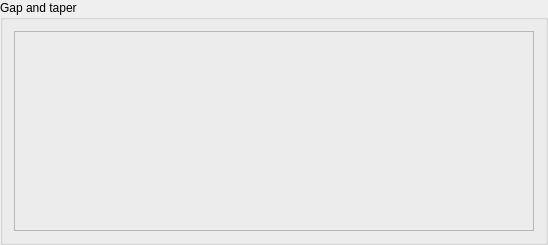
     <widget class="QGroupBox" name="groupBox_6">
      <property name="title">
       <string>Gap and taper</string>
      </property>
      <layout class="QGridLayout" name="gridLayout_8">
       <item row="0" column="0">
        <widget class="QFrame" name="frame">
         <property name="minimumSize">
          <size>
           <width>520</width>
           <height>200</height>
          </size>
         </property>
         <property name="maximumSize">
          <size>
           <width>520</width>
           <height>200</height>
          </size>
         </property>
         <property name="frameShape">
          <enum>QFrame::StyledPanel</enum>
         </property>
         <property name="frameShadow">
          <enum>QFrame::Raised</enum>
         </property>
         <widget class="QCaShapePlugin" name="qcashapeplugin_3">
          <property name="geometry">
           <rect>
            <x>10</x>
            <y>20</y>
            <width>501</width>
            <height>81</height>
           </rect>
          </property>
          <property name="sizePolicy">
           <sizepolicy hsizetype="Fixed" vsizetype="Fixed">
            <horstretch>0</horstretch>
            <verstretch>0</verstretch>
           </sizepolicy>
          </property>
          <property name="variable1" stdset="0">
           <string>rhyderaHost:aiStatic2</string>
          </property>
          <property name="variable2" stdset="0">
           <string>rhyderaHost:aiStatic1</string>
          </property>
          <property name="animation1" stdset="0">
           <enum>QCaShapePlugin::Rotation</enum>
          </property>
          <property name="animation2" stdset="0">
           <enum>QCaShapePlugin::Y</enum>
          </property>
          <property name="animation5" stdset="0">
           <enum>QCaShapePlugin::X</enum>
          </property>
          <property name="scale1" stdset="0">
           <double>0.050000000000000</double>
          </property>
          <property name="scale2" stdset="0">
           <double>-0.500000000000000</double>
          </property>
          <property name="offset1" stdset="0">
           <double>0.000000000000000</double>
          </property>
          <property name="shape" stdset="0">
           <enum>QCaShapePlugin::Rect</enum>
          </property>
          <property name="originTranslation" stdset="0">
           <point>
            <x>-250</x>
            <y>-75</y>
           </point>
          </property>
          <property name="point1" stdset="0">
           <point>
            <x>-250</x>
            <y>0</y>
           </point>
          </property>
          <property name="point2" stdset="0">
           <point>
            <x>500</x>
            <y>-20</y>
           </point>
          </property>
          <property name="color1" stdset="0">
           <color>
            <red>158</red>
            <green>166</green>
            <blue>200</blue>
           </color>
          </property>
         </widget>
         <widget class="QCaShapePlugin" name="qcashapeplugin_4">
          <property name="geometry">
           <rect>
            <x>10</x>
            <y>100</y>
            <width>501</width>
            <height>81</height>
           </rect>
          </property>
          <property name="sizePolicy">
           <sizepolicy hsizetype="Fixed" vsizetype="Fixed">
            <horstretch>0</horstretch>
            <verstretch>0</verstretch>
           </sizepolicy>
          </property>
          <property name="variable1" stdset="0">
           <string>rhyderaHost:aiStatic2</string>
          </property>
          <property name="variable2" stdset="0">
           <string>rhyderaHost:aiStatic1</string>
          </property>
          <property name="animation1" stdset="0">
           <enum>QCaShapePlugin::Rotation</enum>
          </property>
          <property name="animation2" stdset="0">
           <enum>QCaShapePlugin::Y</enum>
          </property>
          <property name="scale1" stdset="0">
           <double>-0.050000000000000</double>
          </property>
          <property name="scale2" stdset="0">
           <double>0.500000000000000</double>
          </property>
          <property name="offset1" stdset="0">
           <double>0.000000000000000</double>
          </property>
          <property name="shape" stdset="0">
           <enum>QCaShapePlugin::Rect</enum>
          </property>
          <property name="originTranslation" stdset="0">
           <point>
            <x>-250</x>
            <y>-5</y>
           </point>
          </property>
          <property name="point1" stdset="0">
           <point>
            <x>-250</x>
            <y>0</y>
           </point>
          </property>
          <property name="point2" stdset="0">
           <point>
            <x>500</x>
            <y>20</y>
           </point>
          </property>
          <property name="color1" stdset="0">
           <color>
            <red>158</red>
            <green>166</green>
            <blue>200</blue>
           </color>
          </property>
         </widget>
         <widget class="QCaShapePlugin" name="qcashapeplugin_2">
          <property name="geometry">
           <rect>
            <x>10</x>
            <y>96</y>
            <width>501</width>
            <height>9</height>
           </rect>
          </property>
          <property name="variable1" stdset="0">
           <string>rhyderaHost:aiStatic3</string>
          </property>
          <property name="animation1" stdset="0">
           <enum>QCaShapePlugin::Transperency</enum>
          </property>
          <property name="scale1" stdset="0">
           <double>1.000000000000000</double>
          </property>
          <property name="offset1" stdset="0">
           <double>0.000000000000000</double>
          </property>
          <property name="shape" stdset="0">
           <enum>QCaShapePlugin::Rect</enum>
          </property>
          <property name="point2" stdset="0">
           <point>
            <x>500</x>
            <y>8</y>
           </point>
          </property>
          <property name="drawBorder" stdset="0">
           <bool>false</bool>
          </property>
         </widget>
        </widget>
       </item>
      </layout>
     </widget>
